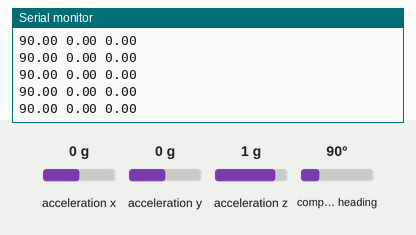
This sketch was run on a simulated Arduino Uno, built with avr-gcc and run on an emulated ATmega328P. Shown: the last lines printed to the serial monitor. Inputs (shaded band) come from the test bench; at power-on: acceleration z 1 g, acceleration x 0 g, acceleration y 0 g, compass heading 90°.

Above: at 1.2 s.
1.3 s: acceleration z set to -1.4 g
At 1.9 s:
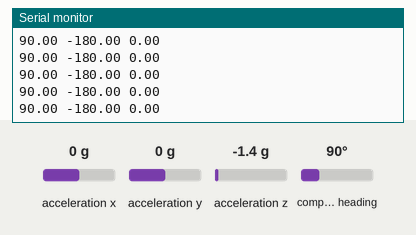
4.3 s: acceleration x set to -1.4 g
At 5.4 s:
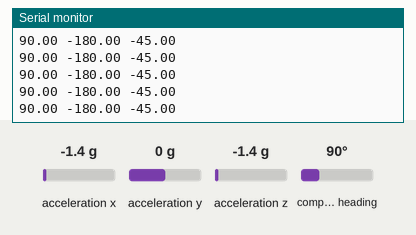
5.8 s: acceleration x set to 0 g
At 6.9 s:
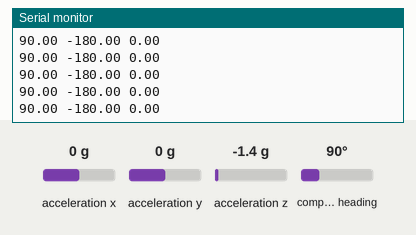
8.8 s: acceleration y set to -1.4 g
At 9.7 s:
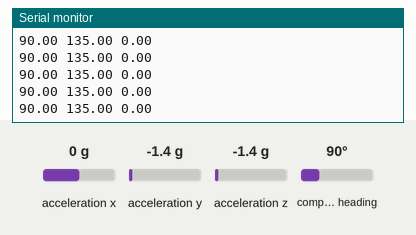
10.3 s: compass heading set to 7°
At 11.1 s:
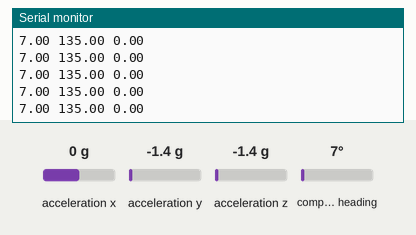
Timing chart, 0 to 12.8 s (numbered marks = the images above; inputs shaded):
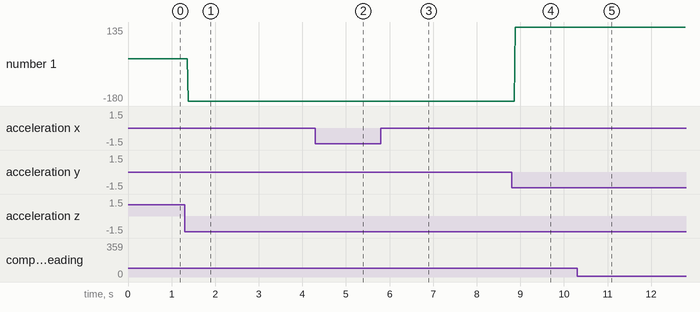

The sketch:

IMU_Reading.ino
```cpp
/* Robosub 2019-2020 Reading Values from BNO055 IMU

   Current Revision 11 04 19
   Aren Petrossian
*/

#include <Wire.h>
#include <Adafruit_BNO055.h>
#define BNO055_SAMPLERATE_DELAY_MS (100)
Adafruit_BNO055 bno = Adafruit_BNO055();
float x_angle, y_angle, z_angle;

void setup() {
  Initialize_IMU();
}


void loop() {
  IMU_Data_Values();
}


void Initialize_IMU(){
  Wire.begin();                //begin the wire communication
  //Wire.beginTransmission(0x28); //don't need for now but will need when we have > 1 sensor
  Serial.begin(9600);
  /* Initialise the IMU */
  if(!bno.begin()) {
    /* There was a problem detecting the BNO055 ... check your connections */
    Serial.print("Ooops, no BNO055 detected ... Check your wiring or I2C ADDR!");
    while(1);
  }
  bno.setExtCrystalUse(true);
}


void IMU_Data_Values(){
   imu::Vector<3> euler = bno.getVector(Adafruit_BNO055::VECTOR_EULER);
   x_angle = euler.x();    // our X is yaw
   y_angle = euler.z();    // our Y is roll
   z_angle = euler.y();    // our Z is pitch
   Serial.print(x_angle);
   Serial.print(' ');
   Serial.print(y_angle);
   Serial.print(' ');
   Serial.println(z_angle);
}
```

Measured:
- after the input at 1.3 s, the serial monitor: prints a new line after 0.08 s (image 1)
- after the input at 4.3 s, the serial monitor: prints a new line after 0.08 s (image 2)
- after the input at 8.8 s, the serial monitor: prints a new line after 0.08 s (image 4)
- after the input at 10.3 s, the serial monitor: prints a new line after 0.08 s (image 5)
- plotted number 1: 0 → -180 after the input at 1.3 s, -180 → 135 after the input at 8.8 s
